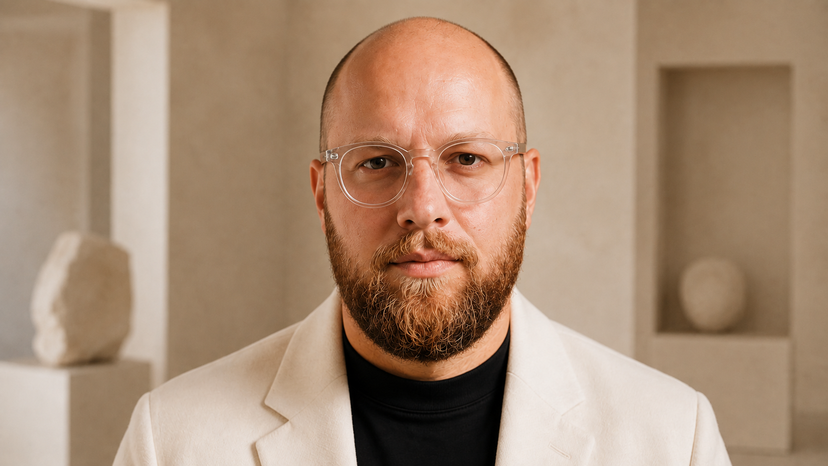
#> input picture assets/derived-portraits/hero-sequence/nicolas-jez-hero-sequence-01-ivory.png, 828 x 466 px, shrunk from 1672 x 941 before the run; its folder holds 4 pictures in this run
$ python measure-hero-faces.py
#> lines starting #> are read from the running program, lines starting #| are printed output that depends on the picture
from pathlib import Path
import json
import sys

ROOT = Path("assets/derived-portraits/hero-sequence")
sys.path.insert(0, str(Path(".tools/opencv4").resolve()))

import cv2  # noqa: E402


def selected_files():
    selected = {}
    for file in sorted(ROOT.glob("nicolas-jez-hero-sequence-*.png")):
        frame = file.name.split("hero-sequence-")[1][:2]
        current = selected.get(frame)
        if current is None or "-v2.png" in file.name:
            selected[frame] = file
    return [selected[key] for key in sorted(selected)]


cascades = [
    cv2.CascadeClassifier(str(Path(cv2.data.haarcascades) / name))
    for name in (
        "haarcascade_frontalface_alt2.xml",
        "haarcascade_frontalface_default.xml",
        "haarcascade_frontalface_alt.xml",
    )
]
results = []
for file in selected_files():
    image = cv2.imread(str(file))
#> image is the input picture: shape (466, 828, 3); mean B, G, R 117.4, 140.8, 168.6
    gray = cv2.cvtColor(image, cv2.COLOR_BGR2GRAY)
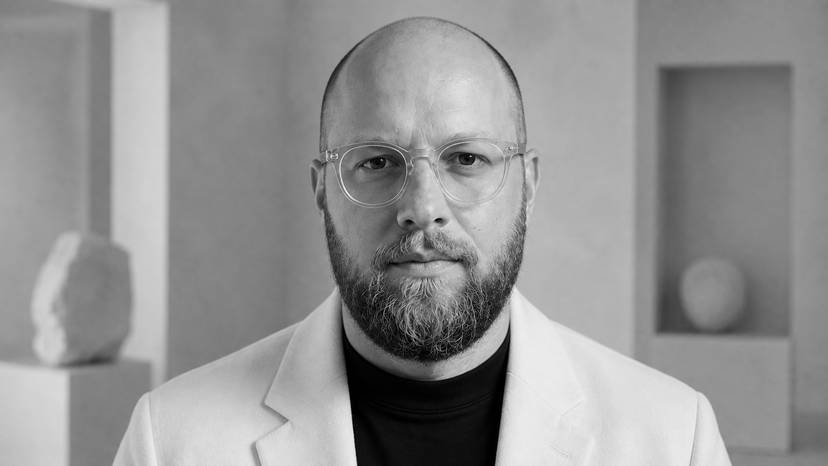
#> gray: shape (466, 828); min 0, max 250, mean 146.4
    gray = cv2.equalizeHist(gray)
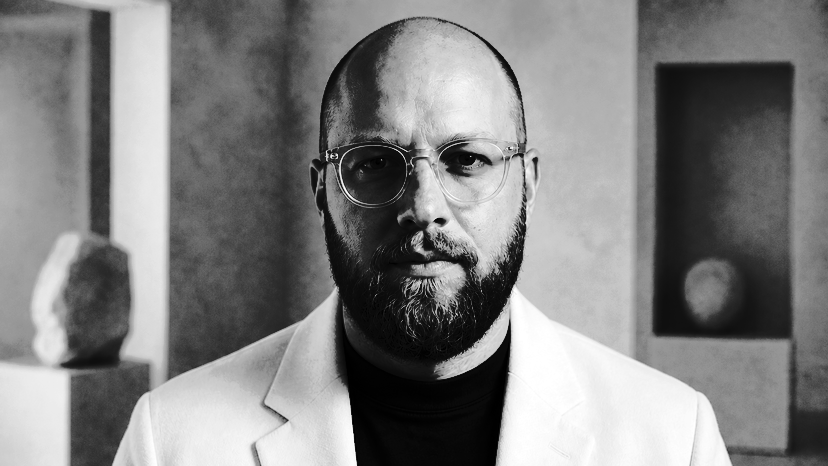
#> gray: shape (466, 828); min 0, max 255, mean 128.4
    faces = []
    for cascade in cascades:
        for neighbors in (3, 2, 1):
            faces = cascade.detectMultiScale(gray, scaleFactor=1.03, minNeighbors=neighbors, minSize=(180, 180))
            if len(faces):
                break
        if len(faces):
            break
    height, width = gray.shape
#> height = 466; width = 828
    center_x, center_y = width / 2, height * 0.42
#> center_x = 414; center_y = 195.7
    candidates = []
    for x, y, w, h in faces:
        distance = abs((x + w / 2) - center_x) + abs((y + h / 2) - center_y)
        candidates.append((distance, int(x), int(y), int(w), int(h)))
#> after the loop, candidates = [(17.72, 307, 71, 243, 243)]
    candidates.sort()
    face = candidates[0][1:] if candidates else None
#> face = (307, 71, 243, 243)
    results.append({"file": file.name, "image": [width, height], "face": face})
#> pass 2 of the loop `for file in selected_files():`:
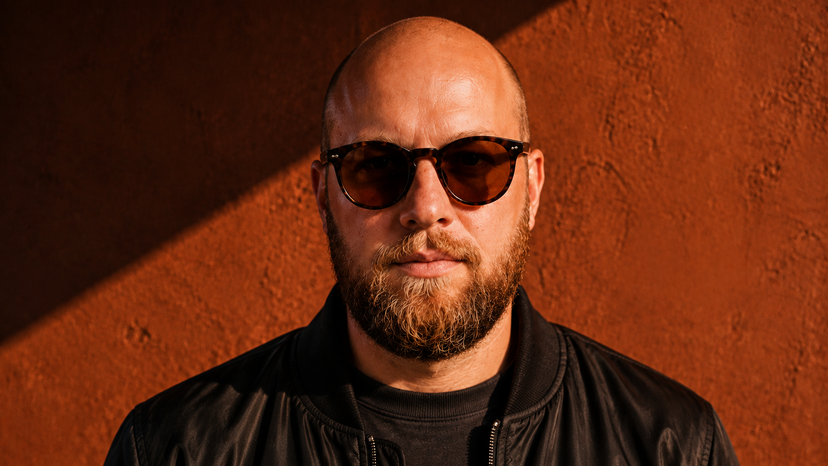
#> input picture assets/derived-portraits/hero-sequence/nicolas-jez-hero-sequence-02-terracotta.png, 828 x 466 px, shrunk from 1672 x 941 before the run
#> image is the input picture: shape (466, 828, 3); mean B, G, R 17.8, 41.6, 100
#> `gray = cv2.cvtColor(image, cv2.COLOR_BGR2GRAY)`:
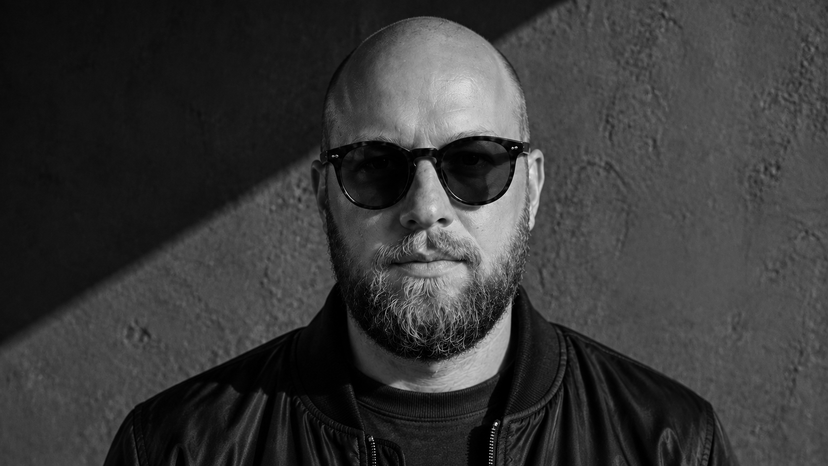
#> gray: shape (466, 828); min 0, max 255, mean 56.4
#> `gray = cv2.equalizeHist(gray)`:
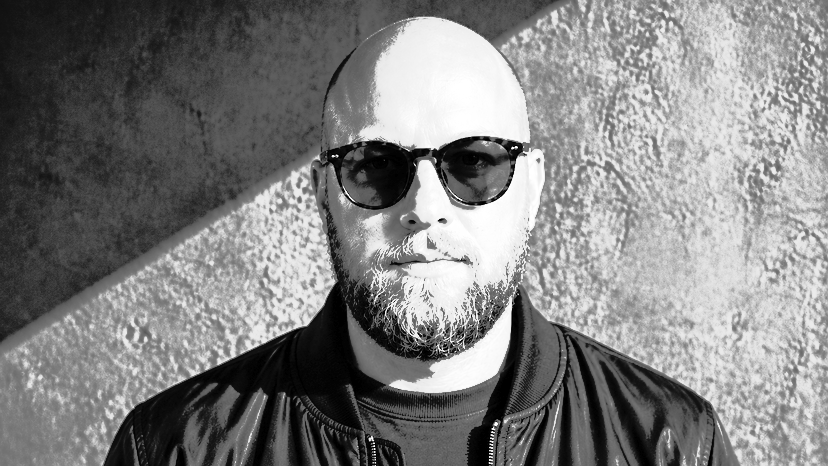
#> gray: shape (466, 828); min 0, max 255, mean 128.6
#> pass 3 of the loop `for file in selected_files():`:
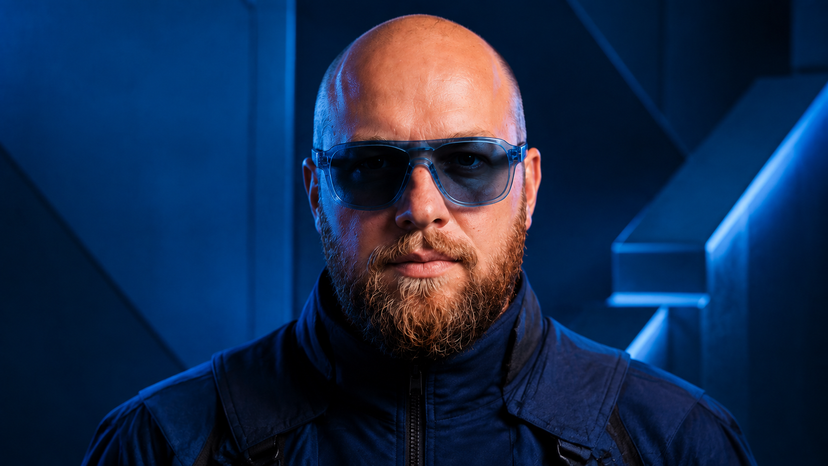
#> input picture assets/derived-portraits/hero-sequence/nicolas-jez-hero-sequence-03-cobalt.png, 828 x 466 px, shrunk from 1672 x 941 before the run
#> image is the input picture: shape (466, 828, 3); mean B, G, R 76.6, 43.1, 22.2
#> `gray = cv2.cvtColor(image, cv2.COLOR_BGR2GRAY)`:
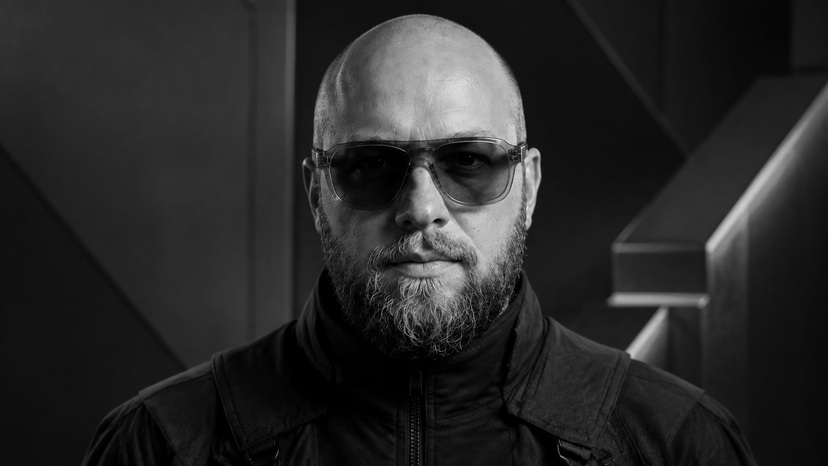
#> gray: shape (466, 828); min 0, max 228, mean 40.7
#> `gray = cv2.equalizeHist(gray)`:
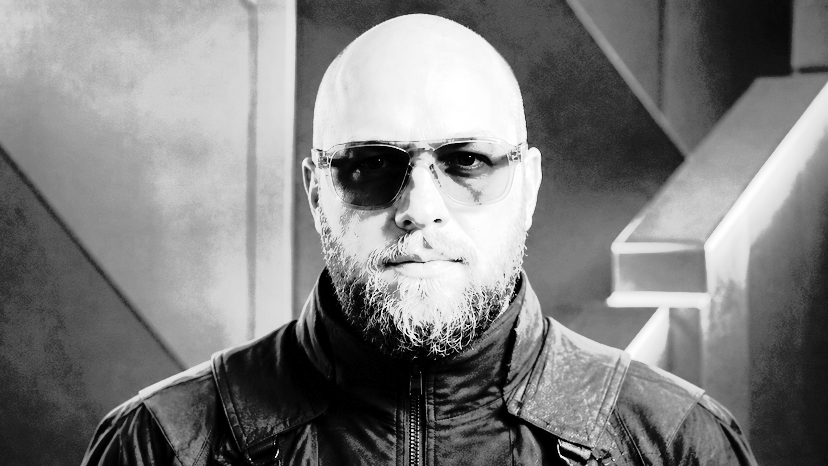
#> gray: shape (466, 828); min 0, max 255, mean 127.1

output = ROOT / "hero-face-measurements-v1.json"
output.write_text(json.dumps(results, indent=2), encoding="utf-8")
for item in results:
    print(f"{item['file']}\t{item['face']}")
print(output)
